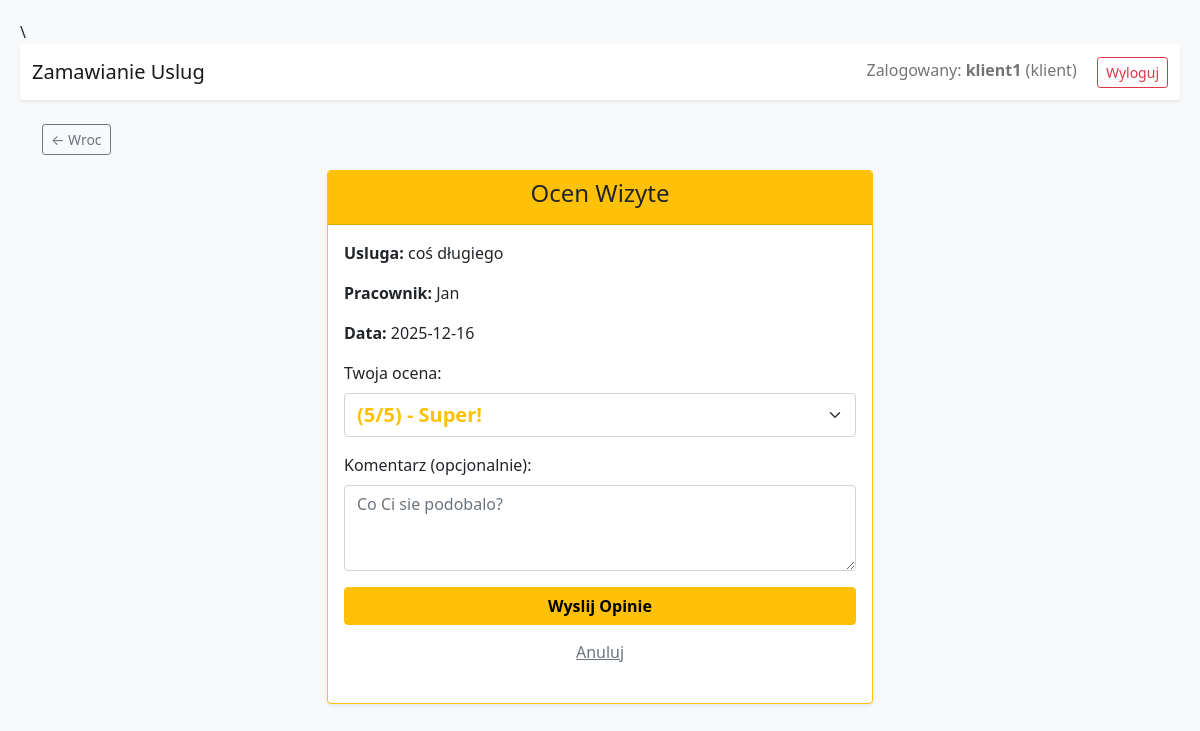
/client/review/8 (signed in), run on the app's committed database.
### app.py (models this page shows)
class User(UserMixin, db.Model):
    id = db.Column(db.Integer, primary_key=True)
    username = db.Column(db.String(100), unique=True, nullable=False)
    password = db.Column(db.String(100), nullable=False)
    role = db.Column(db.String(50), nullable=False)
    salon_id = db.Column(db.Integer, db.ForeignKey('salon.id'), nullable=True)
    work_days = db.Column(db.String(20), default="0,1,2,3,4")
    breaks_json = db.Column(db.String(1000), default="{}")
    reviews_received = db.relationship('Review', foreign_keys='Review.employee_id', backref='employee_reviewed', lazy=True)

class Service(db.Model):
    id = db.Column(db.Integer, primary_key=True)
    name = db.Column(db.String(100), nullable=False)
    duration = db.Column(db.Integer, nullable=False)
    price = db.Column(db.Float, nullable=False)
    salon_id = db.Column(db.Integer, db.ForeignKey('salon.id'), nullable=False)

class Appointment(db.Model):
    id = db.Column(db.Integer, primary_key=True)
    date = db.Column(db.String(50), nullable=False)
    time = db.Column(db.String(50), nullable=False)
    status = db.Column(db.String(20), default="oczekuje")
    proposed_date = db.Column(db.String(50), nullable=True)
    proposed_time = db.Column(db.String(50), nullable=True)
    client_id = db.Column(db.Integer, db.ForeignKey('user.id'))
    employee_id = db.Column(db.Integer, db.ForeignKey('user.id'))
    service_id = db.Column(db.Integer, db.ForeignKey('service.id'))
    salon_id = db.Column(db.Integer, db.ForeignKey('salon.id'))
    service = db.relationship('Service')
    employee = db.relationship('User', foreign_keys=[employee_id])
    client = db.relationship('User', foreign_keys=[client_id])
    review_obj = db.relationship('Review', backref='appointment', uselist=False, cascade="all, delete-orphan")

### app.py (the view)
@app.route('/client/review/<int:app_id>', methods=['GET', 'POST'])
@login_required
def client_review(app_id):
    a = db.session.get(Appointment, app_id)
    if not a or a.client_id != current_user.id or a.status != 'zrealizowana' or a.review_obj: return redirect(url_for('client_dashboard'))
    if request.method == 'POST': db.session.add(Review(rating=int(request.form.get('rating')), comment=request.form.get('comment'), appointment_id=a.id, client_id=current_user.id, employee_id=a.employee_id)); db.session.commit(); flash('Dziekujemy!'); return redirect(url_for('client_dashboard'))
    return render_template('review.html', appointment=a)

### app.py (called while the page is built)
@login_manager.user_loader
def load_user(user_id):
    return db.session.get(User, int(user_id))

### templates/review.html (shortened to what this page needs)
{% extends 'base.html' %}
{% block content %}
<div class="row justify-content-center">
    <div class="col-md-6">
        <div class="card shadow-sm border-warning">
            <div class="card-header bg-warning text-dark text-center">
                <h4> Ocen Wizyte</h4>
            </div>
            <div class="card-body">
                <p><strong>Usluga:</strong> {{ appointment.service.name }}</p>
                <p><strong>Pracownik:</strong> {{ appointment.employee.username }}</p>
                <p><strong>Data:</strong> {{ appointment.date }}</p>
                <form method="POST">
                    <div class="mb-3">
                        <label class="form-label">Twoja ocena:</label>
                        <select name="rating" class="form-select text-warning fw-bold fs-5" required>
                            <option value="5"> (5/5) - Super!</option>
                        </select>
                    </div>
                    <div class="mb-3">
                        <label class="form-label">Komentarz (opcjonalnie):</label>
                        <textarea name="comment" class="form-control" rows="3" placeholder="Co Ci sie podobalo?"></textarea>
                    </div>
                    <button class="btn btn-warning w-100 fw-bold">Wyslij Opinie</button>
                    <a href="/client" class="btn btn-link text-muted w-100 mt-2">Anuluj</a>
                </form>
            </div>
        </div>
    </div>
</div>
{% endblock %}

### templates/base.html (shortened to what this page needs)
\<!DOCTYPE html>
<html>
<head>
    <link href="https://cdn.jsdelivr.net/npm/bootstrap@5.1.3/dist/css/bootstrap.min.css" rel="stylesheet">
</head>
<body>
    <nav class="navbar navbar-expand-lg navbar-light bg-white shadow-sm mb-4 rounded">
        <div class="container-fluid">
            <a class="navbar-brand" href="/">Zamawianie Uslug</a>
            <div>
                {% if current_user.is_authenticated %}
                    <span class="navbar-text me-3 d-none d-md-inline">
                        Zalogowany: <b>{{ current_user.username }}</b> ({{ current_user.role }})
                    </span>
                    <a href="/logout" class="btn btn-outline-danger btn-sm">Wyloguj</a>
                {% else %}
                    <a href="/login" class="btn btn-primary btn-sm">Zaloguj</a>
                    <a href="/register" class="btn btn-secondary btn-sm">Rejestracja</a>
                {% endif %}
            </div>
        </div>
    </nav>
    <div class="container">
        {% if request.path != '/' %}
        <div class="back-btn">
            <button onclick="history.back()" class="btn btn-outline-secondary btn-sm">
                &larr; Wroc
            </button>
        </div>
        {% endif %}
        {% block content %}{% endblock %}
    </div>
</body>
</html>

### templates/base.html (style rules this page uses)
body { padding: 20px; background-color: #f8f9fa; }
.back-btn { margin-bottom: 15px; }

### data on the page
User: username "klient1", role "klient"
Service: service.name "coś długiego"
User: employee.username "Jan"
Appointment: date "2025-12-16"
